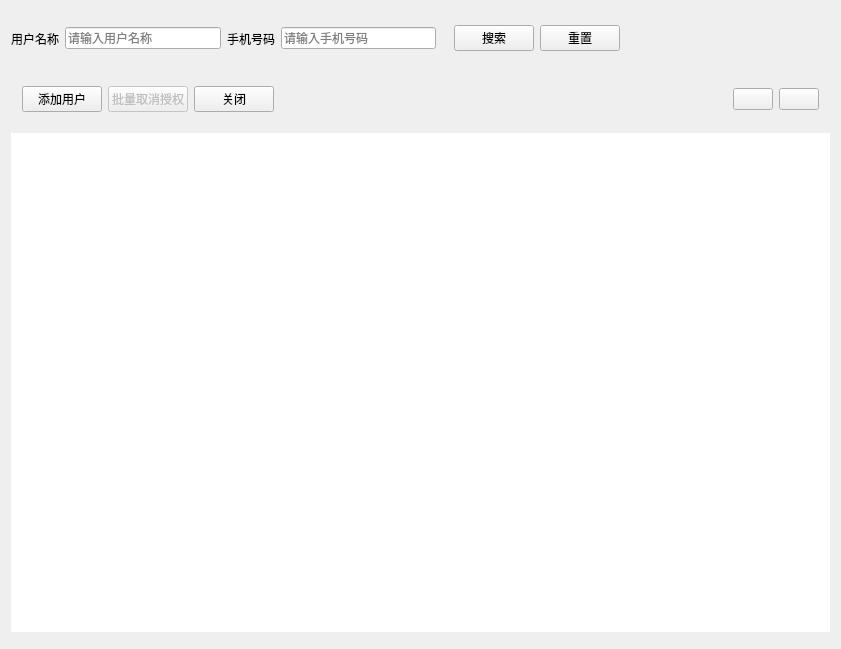
<?xml version="1.0" encoding="UTF-8"?>
<ui version="4.0">
 <class>AssignUserRolePageClass</class>
 <widget class="QWidget" name="AssignUserRolePageClass">
  <property name="geometry">
   <rect>
    <x>0</x>
    <y>0</y>
    <width>841</width>
    <height>649</height>
   </rect>
  </property>
  <property name="windowTitle">
   <string>AssignUserRolePage</string>
  </property>
  <property name="styleSheet">
   <string notr="true"/>
  </property>
  <layout class="QVBoxLayout" name="verticalLayout">
   <property name="leftMargin">
    <number>0</number>
   </property>
   <property name="topMargin">
    <number>0</number>
   </property>
   <property name="rightMargin">
    <number>0</number>
   </property>
   <property name="bottomMargin">
    <number>0</number>
   </property>
   <item>
    <widget class="QWidget" name="container" native="true">
     <property name="sizePolicy">
      <sizepolicy hsizetype="Preferred" vsizetype="Expanding">
       <horstretch>0</horstretch>
       <verstretch>0</verstretch>
      </sizepolicy>
     </property>
     <layout class="QVBoxLayout" name="verticalLayout_2">
      <item>
       <widget class="QWidget" name="searchBar" native="true">
        <property name="sizePolicy">
         <sizepolicy hsizetype="Preferred" vsizetype="Preferred">
          <horstretch>0</horstretch>
          <verstretch>0</verstretch>
         </sizepolicy>
        </property>
        <property name="minimumSize">
         <size>
          <width>0</width>
          <height>55</height>
         </size>
        </property>
        <layout class="QHBoxLayout" name="horizontalLayout_7">
         <property name="leftMargin">
          <number>0</number>
         </property>
         <property name="topMargin">
          <number>0</number>
         </property>
         <property name="rightMargin">
          <number>0</number>
         </property>
         <property name="bottomMargin">
          <number>0</number>
         </property>
         <item>
          <widget class="QWidget" name="widget" native="true">
           <layout class="QHBoxLayout" name="horizontalLayout_2">
            <property name="leftMargin">
             <number>0</number>
            </property>
            <property name="topMargin">
             <number>0</number>
            </property>
            <property name="rightMargin">
             <number>0</number>
            </property>
            <property name="bottomMargin">
             <number>0</number>
            </property>
            <item>
             <widget class="QLabel" name="label">
              <property name="text">
               <string>用户名称</string>
              </property>
             </widget>
            </item>
            <item>
             <widget class="QLineEdit" name="userNameEdit">
              <property name="placeholderText">
               <string>请输入用户名称</string>
              </property>
             </widget>
            </item>
           </layout>
          </widget>
         </item>
         <item>
          <widget class="QWidget" name="widget_2" native="true">
           <layout class="QHBoxLayout" name="horizontalLayout_4">
            <property name="leftMargin">
             <number>0</number>
            </property>
            <property name="topMargin">
             <number>0</number>
            </property>
            <property name="rightMargin">
             <number>0</number>
            </property>
            <property name="bottomMargin">
             <number>0</number>
            </property>
            <item>
             <widget class="QLabel" name="label_3">
              <property name="text">
               <string>手机号码</string>
              </property>
             </widget>
            </item>
            <item>
             <widget class="QLineEdit" name="phoneEdit">
              <property name="placeholderText">
               <string>请输入手机号码</string>
              </property>
             </widget>
            </item>
           </layout>
          </widget>
         </item>
         <item>
          <widget class="QWidget" name="widget_3" native="true">
           <layout class="QHBoxLayout" name="horizontalLayout_5">
            <property name="leftMargin">
             <number>0</number>
            </property>
            <property name="topMargin">
             <number>0</number>
            </property>
            <property name="rightMargin">
             <number>0</number>
            </property>
            <property name="bottomMargin">
             <number>0</number>
            </property>
           </layout>
          </widget>
         </item>
         <item>
          <widget class="QWidget" name="widget_4" native="true">
           <layout class="QHBoxLayout" name="horizontalLayout_6">
            <property name="leftMargin">
             <number>0</number>
            </property>
            <property name="topMargin">
             <number>0</number>
            </property>
            <property name="rightMargin">
             <number>0</number>
            </property>
            <property name="bottomMargin">
             <number>0</number>
            </property>
           </layout>
          </widget>
         </item>
         <item>
          <widget class="HoverButton" name="searchBtn">
           <property name="text">
            <string>搜索</string>
           </property>
           <property name="icon">
            <iconset resource="../../Resource.qrc">
             <normaloff>:/Resource/icons/svg/search.svg</normaloff>:/Resource/icons/svg/search.svg</iconset>
           </property>
          </widget>
         </item>
         <item>
          <widget class="HoverButton" name="resetBtn">
           <property name="text">
            <string>重置</string>
           </property>
          </widget>
         </item>
         <item>
          <spacer name="horizontalSpacer">
           <property name="orientation">
            <enum>Qt::Orientation::Horizontal</enum>
           </property>
           <property name="sizeHint" stdset="0">
            <size>
             <width>40</width>
             <height>20</height>
            </size>
           </property>
          </spacer>
         </item>
        </layout>
       </widget>
      </item>
      <item>
       <widget class="QWidget" name="toolBar" native="true">
        <property name="minimumSize">
         <size>
          <width>0</width>
          <height>55</height>
         </size>
        </property>
        <property name="maximumSize">
         <size>
          <width>16777215</width>
          <height>55</height>
         </size>
        </property>
        <layout class="QHBoxLayout" name="horizontalLayout_3">
         <item>
          <widget class="HoverButton" name="addUserBtn">
           <property name="text">
            <string>添加用户</string>
           </property>
          </widget>
         </item>
         <item>
          <widget class="HoverButton" name="cancelAuthBtn">
           <property name="enabled">
            <bool>false</bool>
           </property>
           <property name="text">
            <string>批量取消授权</string>
           </property>
          </widget>
         </item>
         <item>
          <widget class="HoverButton" name="shutBtn">
           <property name="text">
            <string>关闭</string>
           </property>
          </widget>
         </item>
         <item>
          <spacer name="horizontalSpacer_2">
           <property name="orientation">
            <enum>Qt::Orientation::Horizontal</enum>
           </property>
           <property name="sizeHint" stdset="0">
            <size>
             <width>717</width>
             <height>20</height>
            </size>
           </property>
          </spacer>
         </item>
         <item>
          <widget class="HoverButton" name="hideSearchBarBtn">
           <property name="toolTip">
            <string>隐藏搜索</string>
           </property>
           <property name="text">
            <string/>
           </property>
          </widget>
         </item>
         <item>
          <widget class="HoverButton" name="refreshBtn">
           <property name="toolTip">
            <string>刷新</string>
           </property>
           <property name="text">
            <string/>
           </property>
          </widget>
         </item>
        </layout>
       </widget>
      </item>
      <item>
       <widget class="QWidget" name="displayBar" native="true">
        <layout class="QHBoxLayout" name="horizontalLayout">
         <property name="spacing">
          <number>6</number>
         </property>
         <property name="leftMargin">
          <number>0</number>
         </property>
         <property name="topMargin">
          <number>0</number>
         </property>
         <property name="rightMargin">
          <number>0</number>
         </property>
         <property name="bottomMargin">
          <number>0</number>
         </property>
         <item>
          <widget class="QTableView" name="userTableView">
           <property name="sizePolicy">
            <sizepolicy hsizetype="Expanding" vsizetype="Expanding">
             <horstretch>0</horstretch>
             <verstretch>0</verstretch>
            </sizepolicy>
           </property>
           <property name="frameShape">
            <enum>QFrame::Shape::NoFrame</enum>
           </property>
          </widget>
         </item>
        </layout>
       </widget>
      </item>
      <item>
       <widget class="PaginationToolBar" name="paginBar" native="true"/>
      </item>
     </layout>
    </widget>
   </item>
  </layout>
 </widget>
 <layoutdefault spacing="6" margin="11"/>
 <customwidgets>
  <customwidget>
   <class>HoverButton</class>
   <extends>QPushButton</extends>
   <header>common/widgets/HoverButton.h</header>
  </customwidget>
  <customwidget>
   <class>PaginationToolBar</class>
   <extends>QWidget</extends>
   <header>common/widgets/PaginationToolBar.h</header>
   <container>1</container>
  </customwidget>
 </customwidgets>
 <resources>
  <include location="../../Resource.qrc"/>
 </resources>
 <connections/>
</ui>
